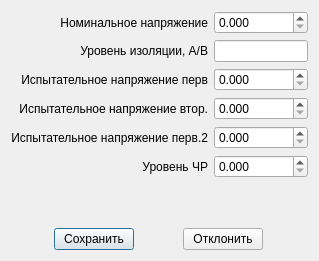
<?xml version="1.0" encoding="UTF-8"?>
<ui version="4.0">
 <class>Dialog</class>
 <widget class="QDialog" name="Dialog">
  <property name="geometry">
   <rect>
    <x>0</x>
    <y>0</y>
    <width>319</width>
    <height>261</height>
   </rect>
  </property>
  <property name="windowTitle">
   <string/>
  </property>
  <layout class="QVBoxLayout" name="verticalLayout">
   <item>
    <layout class="QGridLayout" name="gridLayout_2">
     <item row="0" column="0">
      <widget class="QLabel" name="label_6">
       <property name="text">
        <string>Номинальное напряжение</string>
       </property>
       <property name="alignment">
        <set>Qt::AlignRight|Qt::AlignTrailing|Qt::AlignVCenter</set>
       </property>
      </widget>
     </item>
     <item row="4" column="0">
      <widget class="QLabel" name="label_7">
       <property name="text">
        <string>Испытательное напряжение перв.2</string>
       </property>
       <property name="alignment">
        <set>Qt::AlignRight|Qt::AlignTrailing|Qt::AlignVCenter</set>
       </property>
      </widget>
     </item>
     <item row="1" column="0">
      <widget class="QLabel" name="label_2">
       <property name="text">
        <string>Уровень изоляции, А/В</string>
       </property>
       <property name="alignment">
        <set>Qt::AlignRight|Qt::AlignTrailing|Qt::AlignVCenter</set>
       </property>
      </widget>
     </item>
     <item row="1" column="1">
      <widget class="QLineEdit" name="lineEdit">
       <property name="maxLength">
        <number>1</number>
       </property>
      </widget>
     </item>
     <item row="5" column="0">
      <widget class="QLabel" name="label_5">
       <property name="text">
        <string>Уровень ЧР</string>
       </property>
       <property name="alignment">
        <set>Qt::AlignRight|Qt::AlignTrailing|Qt::AlignVCenter</set>
       </property>
      </widget>
     </item>
     <item row="2" column="0">
      <widget class="QLabel" name="label_3">
       <property name="text">
        <string>Испытательное напряжение перв</string>
       </property>
       <property name="alignment">
        <set>Qt::AlignRight|Qt::AlignTrailing|Qt::AlignVCenter</set>
       </property>
      </widget>
     </item>
     <item row="3" column="0">
      <widget class="QLabel" name="label_4">
       <property name="text">
        <string>Испытательное напряжение втор.</string>
       </property>
       <property name="alignment">
        <set>Qt::AlignRight|Qt::AlignTrailing|Qt::AlignVCenter</set>
       </property>
      </widget>
     </item>
     <item row="0" column="1">
      <widget class="QDoubleSpinBox" name="doubleSpinBox">
       <property name="decimals">
        <number>3</number>
       </property>
       <property name="maximum">
        <double>9999999.998999999836087</double>
       </property>
      </widget>
     </item>
     <item row="2" column="1">
      <widget class="QDoubleSpinBox" name="doubleSpinBox_2">
       <property name="decimals">
        <number>3</number>
       </property>
       <property name="maximum">
        <double>9999998.998999999836087</double>
       </property>
      </widget>
     </item>
     <item row="3" column="1">
      <widget class="QDoubleSpinBox" name="doubleSpinBox_3">
       <property name="decimals">
        <number>3</number>
       </property>
       <property name="maximum">
        <double>9999998.998999999836087</double>
       </property>
      </widget>
     </item>
     <item row="4" column="1">
      <widget class="QDoubleSpinBox" name="doubleSpinBox_4">
       <property name="decimals">
        <number>3</number>
       </property>
       <property name="maximum">
        <double>9999998.998999999836087</double>
       </property>
      </widget>
     </item>
     <item row="5" column="1">
      <widget class="QDoubleSpinBox" name="doubleSpinBox_5">
       <property name="decimals">
        <number>3</number>
       </property>
       <property name="maximum">
        <double>9999998.998999999836087</double>
       </property>
      </widget>
     </item>
    </layout>
   </item>
   <item>
    <spacer name="verticalSpacer">
     <property name="orientation">
      <enum>Qt::Vertical</enum>
     </property>
     <property name="sizeHint" stdset="0">
      <size>
       <width>20</width>
       <height>40</height>
      </size>
     </property>
    </spacer>
   </item>
   <item>
    <layout class="QHBoxLayout" name="horizontalLayout">
     <item>
      <widget class="QPushButton" name="pushButton">
       <property name="sizePolicy">
        <sizepolicy hsizetype="Fixed" vsizetype="Fixed">
         <horstretch>0</horstretch>
         <verstretch>0</verstretch>
        </sizepolicy>
       </property>
       <property name="text">
        <string>Сохранить</string>
       </property>
      </widget>
     </item>
     <item>
      <widget class="QPushButton" name="pushButton_2">
       <property name="sizePolicy">
        <sizepolicy hsizetype="Fixed" vsizetype="Fixed">
         <horstretch>0</horstretch>
         <verstretch>0</verstretch>
        </sizepolicy>
       </property>
       <property name="text">
        <string>Отклонить</string>
       </property>
      </widget>
     </item>
    </layout>
   </item>
  </layout>
 </widget>
 <resources/>
 <connections>
  <connection>
   <sender>pushButton_2</sender>
   <signal>clicked()</signal>
   <receiver>Dialog</receiver>
   <slot>close()</slot>
   <hints>
    <hint type="sourcelabel">
     <x>377</x>
     <y>391</y>
    </hint>
    <hint type="destinationlabel">
     <x>291</x>
     <y>252</y>
    </hint>
   </hints>
  </connection>
 </connections>
</ui>
